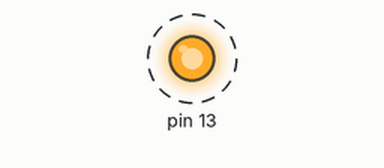
A sketch run on a simulated Arduino Uno, built with avr-gcc and run on an emulated ATmega328P. On the bench: output pins drawn as LEDs (lit = HIGH). Dashed ring = blinking. Random numbers use the default seed unless the sketch sets one; what the sketch prints to the serial monitor is not drawn.

Above: at 0.5 s.
Timing chart, 0 to 4.6 s (numbered marks = the images above):
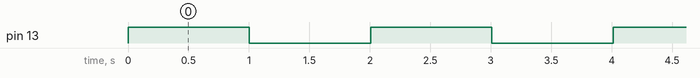

The sketch:

main.ino
```cpp
/*
If the host's connection doesn't reset the Arduino, then the number the Arduino
prints should not change when the hosts disconnects and reconnects.

Meanwhile, LED 13 will blink once per second.
*/

unsigned long startup;
unsigned long count;

void setup()
{
    Serial.begin(57600); // must match ino.ini
    pinMode(13, OUTPUT);
    randomSeed(analogRead(0));
    startup = random(10000);
    count = 0;
}

void loop()
{
    digitalWrite(13, !digitalRead(13));
    Serial.println(String("startup:")+String(startup)+String(' ')+String(count));
    Serial.flush();
    delay(1000);
    count += 1;
}
```

Measured:
- by itself, pin 13: alternates HIGH for 1.0 s and LOW for 1.0 s
